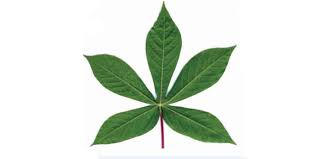
#> input picture Tugas_Sesi2/Citra Digital/Daun Singkong.jpeg, 318 x 159 px, found by its file name
$ python Binner_Channel.py
#> lines starting #> are read from the running program, lines starting #| are printed output that depends on the picture; after the words box and inside, x2 and y2 are one past the last pixel; in counts of white or black regions, pixels touching at a corner belong together
import numpy as np
import imageio.v3 as img

image_path = "D:\OneDrive\Documents\RGB\Tugas_Sesi2\Citra Digital\Daun Singkong.jpeg"
image = img.imread(image_path)
#> image is the input picture: shape (159, 318, 3); mean R, G, B 219.4, 227.6, 217.1

if len (image.shape) < 3 or image.shape[2] != 3:
    print("Format Gambar Harus RGB")
    exit()

red = image[:,:,0]
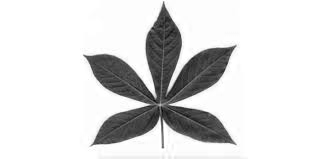
#> red: shape (159, 318); min 4, max 255, mean 219.4
green = image[:,:,1]
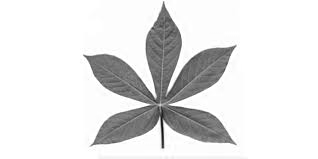
#> green: shape (159, 318); min 5, max 255, mean 227.6
blue = image[:,:,2]

gray = 0.299 * red + 0.587 * green + 0.144 * blue

image_gray = np.zeros_like(image)
image_gray[:,:,0] = gray
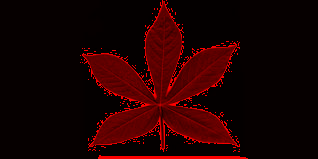
#> image_gray: shape (159, 318, 3); mean of channels 0, 1, 2 31.2, 0, 0; drawn as R, G, B
image_gray[:,:,1] = gray
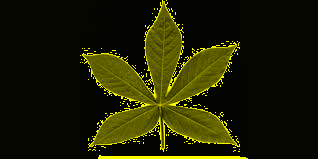
#> image_gray: shape (159, 318, 3); mean of channels 0, 1, 2 31.2, 31.2, 0; drawn as R, G, B
image_gray[:,:,2] = gray
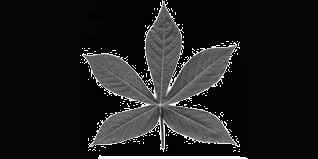
#> image_gray: shape (159, 318, 3); min 0, max 255, mean 31.2

threshold = 100
image_bw = np.zeros_like(image)

for i in range(0, len(gray)):
    for j in range(0, len(gray[i])):
        if gray[i][j] > threshold:
            image_bw[i][j] = 255
        else:
            image_bw[i][j] = 0
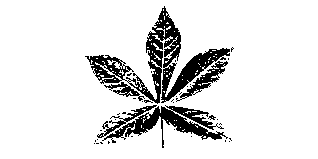
#> image_bw: shape (159, 318, 3); 88.1% white; 41 black regions (35 under 20 px), largest, box (x1, y1, x2, y2) and area: (85, 6, 230, 104) 3254, (102, 105, 228, 148) 1631, (176, 61, 228, 102) 461, (97, 105, 157, 138) 316, (104, 82, 145, 101) 221, (208, 115, 216, 120) 20


img.imwrite("bw_singkong.jpg", image_bw)

print("Proses Berhasil")

$ run again, with Tugas_Sesi2/Citra Digital/Daun Kenikir.jpeg copied over Tugas_Sesi2/Citra Digital/Daun Singkong.jpeg
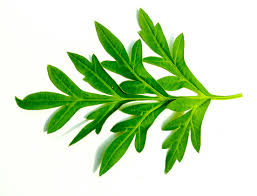
#> input picture Tugas_Sesi2/Citra Digital/Daun Kenikir.jpeg, 257 x 196 px, found by its file name
#> image is the input picture: shape (196, 257, 3); mean R, G, B 201.1, 226, 187.3
#> `image_gray[:,:,2] = gray`:
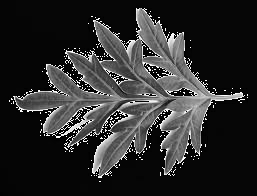
#> image_gray: shape (196, 257, 3); min 0, max 255, mean 43.9
#> after the loop `for i in range(0, len(gray)):`:
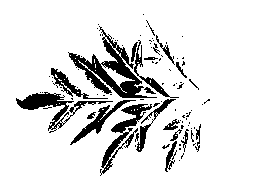
#> image_bw: shape (196, 257, 3); 88.1% white; 95 black regions (73 under 20 px), largest, box (x1, y1, x2, y2) and area: (68, 26, 157, 98) 1749, (16, 92, 113, 133) 913, (100, 104, 152, 176) 837

$ run again, with Tugas_Sesi2/Citra Digital/Daun Pepaya.jpeg copied over Tugas_Sesi2/Citra Digital/Daun Singkong.jpeg
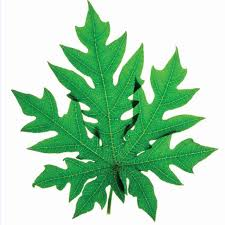
#> input picture Tugas_Sesi2/Citra Digital/Daun Pepaya.jpeg, 225 x 225 px, found by its file name
#> image is the input picture: shape (225, 225, 3); mean R, G, B 168.7, 212.2, 179.1
#> `image_gray[:,:,2] = gray`:
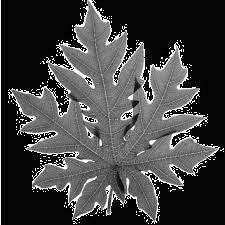
#> image_gray: shape (225, 225, 3); min 0, max 255, mean 65.2
#> after the loop `for i in range(0, len(gray)):`:
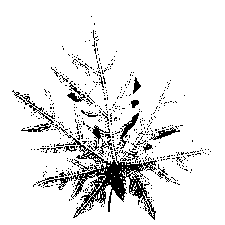
#> image_bw: shape (225, 225, 3); 90.5% white; black in thin lines or dots, all inside (x1, y1, x2, y2) = (12, 16, 211, 220)
